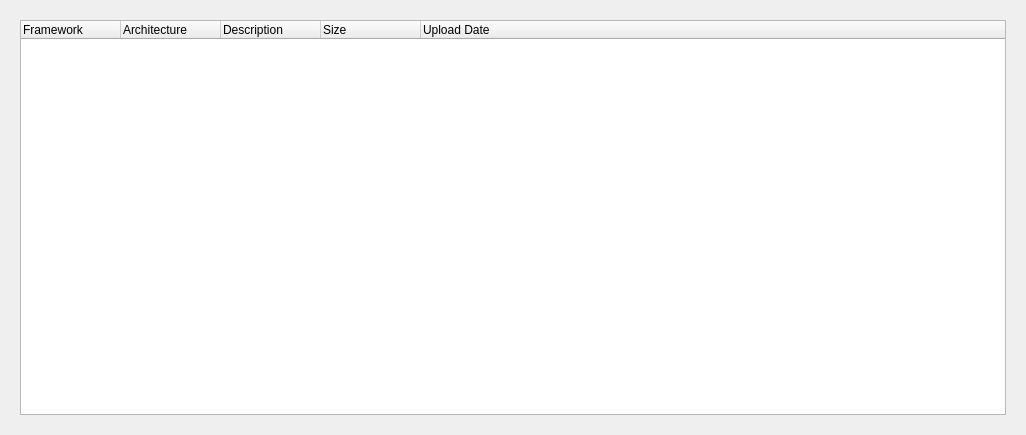
<?xml version="1.0" encoding="UTF-8"?>
<ui version="4.0">
 <class>Ubuntu::Internal::CreateTargetImagePage</class>
 <widget class="QWidget" name="Ubuntu::Internal::CreateTargetImagePage">
  <property name="geometry">
   <rect>
    <x>0</x>
    <y>0</y>
    <width>1026</width>
    <height>435</height>
   </rect>
  </property>
  <property name="windowTitle">
   <string>Dialog</string>
  </property>
  <layout class="QGridLayout" name="gridLayout">
   <item row="0" column="0" colspan="2">
    <widget class="QStackedWidget" name="stackedWidget">
     <property name="currentIndex">
      <number>0</number>
     </property>
     <widget class="QWidget" name="page">
      <layout class="QGridLayout" name="gridLayout_2">
       <item row="0" column="0">
        <widget class="QTreeWidget" name="treeWidgetImages">
         <attribute name="headerStretchLastSection">
          <bool>true</bool>
         </attribute>
         <column>
          <property name="text">
           <string>Framework</string>
          </property>
         </column>
         <column>
          <property name="text">
           <string>Architecture</string>
          </property>
         </column>
         <column>
          <property name="text">
           <string>Description</string>
          </property>
         </column>
         <column>
          <property name="text">
           <string>Size</string>
          </property>
         </column>
         <column>
          <property name="text">
           <string>Upload Date</string>
          </property>
         </column>
        </widget>
       </item>
      </layout>
     </widget>
     <widget class="QWidget" name="loadingPage">
      <layout class="QVBoxLayout" name="verticalLayout_2">
       <item>
        <spacer name="verticalSpacer_2">
         <property name="orientation">
          <enum>Qt::Vertical</enum>
         </property>
         <property name="sizeHint" stdset="0">
          <size>
           <width>20</width>
           <height>40</height>
          </size>
         </property>
        </spacer>
       </item>
       <item>
        <widget class="QLabel" name="label_2">
         <property name="text">
          <string>Searching for images</string>
         </property>
         <property name="alignment">
          <set>Qt::AlignCenter</set>
         </property>
        </widget>
       </item>
       <item>
        <layout class="QHBoxLayout" name="horizontalLayout_2">
         <property name="spacing">
          <number>6</number>
         </property>
         <item>
          <spacer name="horizontalSpacer">
           <property name="orientation">
            <enum>Qt::Horizontal</enum>
           </property>
           <property name="sizeHint" stdset="0">
            <size>
             <width>40</width>
             <height>20</height>
            </size>
           </property>
          </spacer>
         </item>
         <item>
          <widget class="QProgressBar" name="progressBar">
           <property name="value">
            <number>24</number>
           </property>
          </widget>
         </item>
         <item>
          <spacer name="horizontalSpacer_2">
           <property name="orientation">
            <enum>Qt::Horizontal</enum>
           </property>
           <property name="sizeHint" stdset="0">
            <size>
             <width>40</width>
             <height>20</height>
            </size>
           </property>
          </spacer>
         </item>
        </layout>
       </item>
       <item>
        <spacer name="verticalSpacer">
         <property name="orientation">
          <enum>Qt::Vertical</enum>
         </property>
         <property name="sizeHint" stdset="0">
          <size>
           <width>20</width>
           <height>40</height>
          </size>
         </property>
        </spacer>
       </item>
      </layout>
     </widget>
     <widget class="QWidget" name="errorPage">
      <layout class="QHBoxLayout" name="horizontalLayout">
       <item>
        <widget class="QLabel" name="errorLabel">
         <property name="text">
          <string>Error:</string>
         </property>
         <property name="alignment">
          <set>Qt::AlignCenter</set>
         </property>
        </widget>
       </item>
      </layout>
     </widget>
    </widget>
   </item>
  </layout>
 </widget>
 <resources/>
 <connections/>
</ui>
